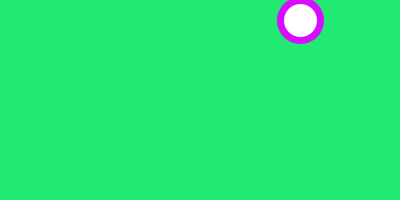
Frame 1 (no input)
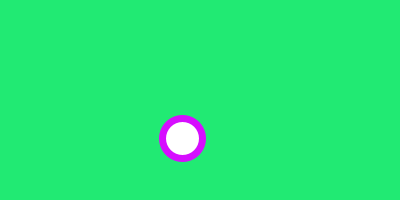
Frame 60 (the mouse pressed at the canvas centre just before this capture)
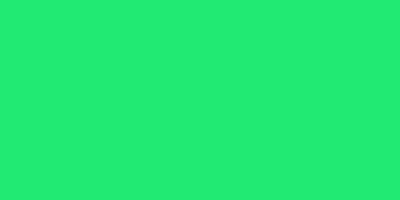
Frame 120 (the mouse held since frame 60 and released just before this capture)

The Processing sketch that drew these frames (run headless with seeded random() and noise(); from frame 60 on, the mouse is pressed at the canvas centre):

// Processing sketch: e014_directions
// ── e014_directions.pde
float circle_x = 300;
float circle_y = 20;

void setup() {
  size(400, 200);
  stroke(#D60DFF);
  strokeWeight(7);
}
void draw() {
  background(#21EA73);
  ellipse(circle_x, circle_y, 40, 40);
  circle_x = circle_x - 2;
  circle_y = circle_y + 2;
}
